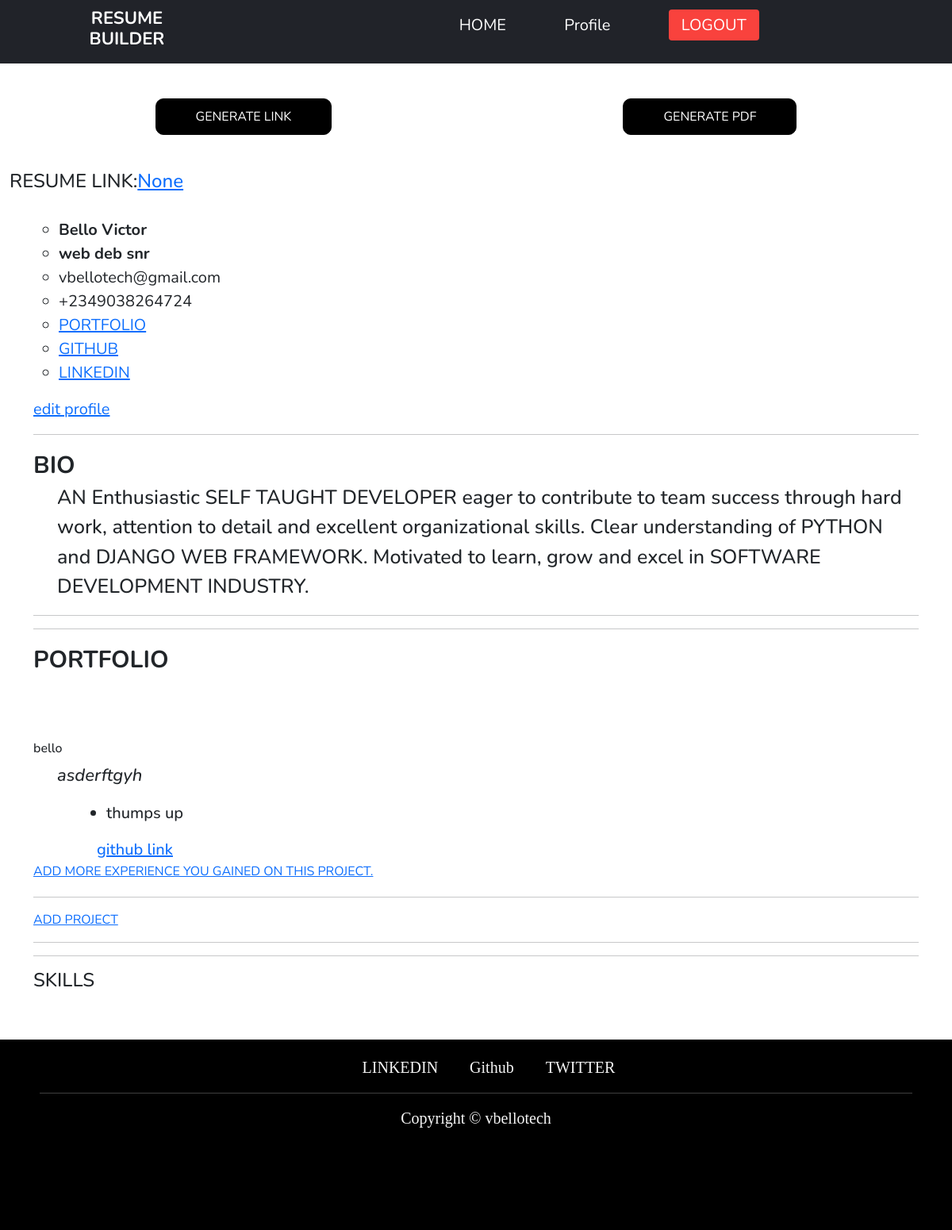
Before: /resume/2/preview/ (signed in) with the older database file.
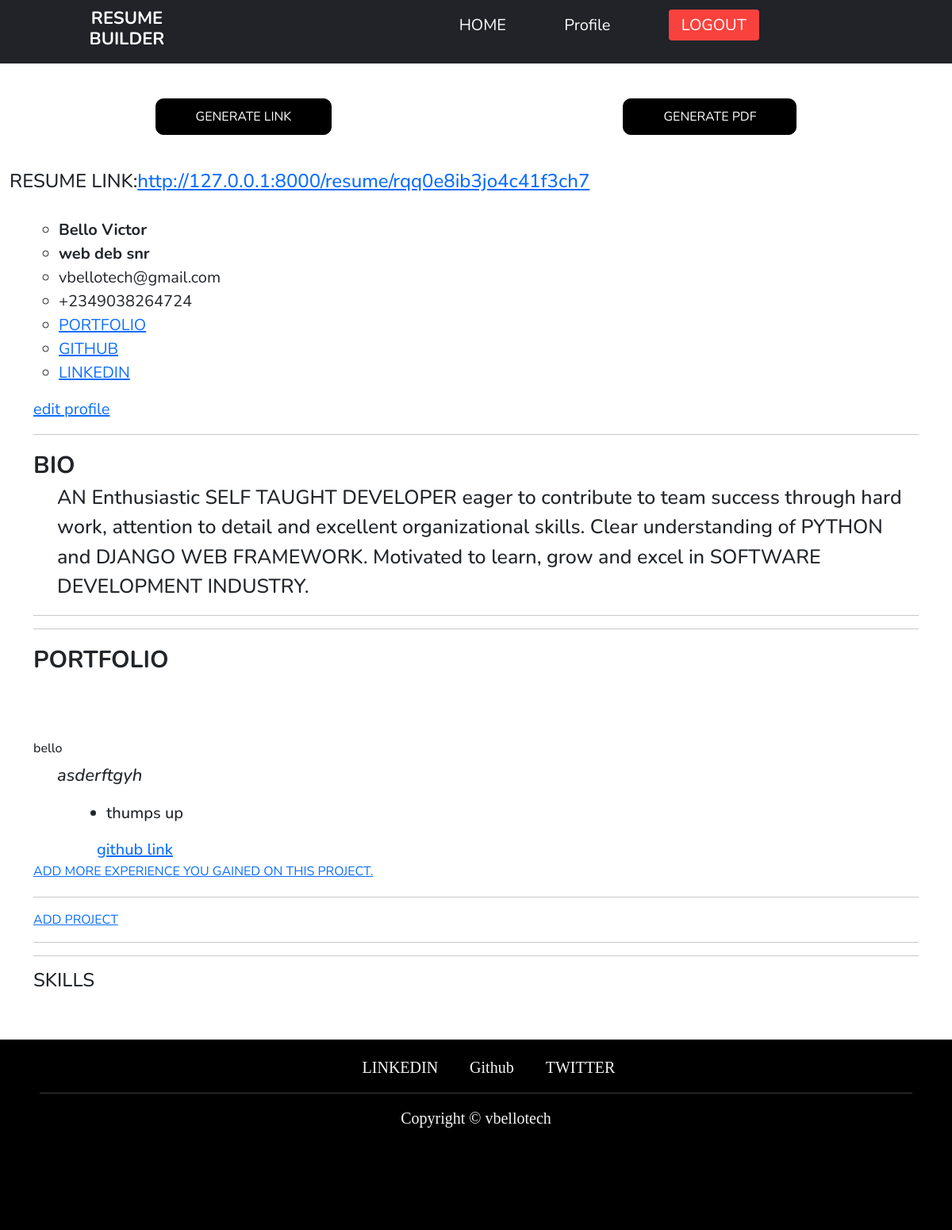
After: the same page with the newer database file.
### resume/models.py (models this page shows, shortened)
class Resume(models.Model):
    user = models.ForeignKey('auth.user', on_delete=models.CASCADE)
    name = models.CharField(max_length=60)
    resume_link = models.URLField(blank=True, null=True)
    skills = models.ManyToManyField("Tech", related_name="techskill", blank=True)
    slug = models.SlugField(default=create_code())
    def add_project(self):
        return reverse("resume:add_project", kwargs={
            'pk': self.pk,
        })

class Userprofile(models.Model):
    user = models.OneToOneField('auth.user', on_delete=models.CASCADE)
    phone = PhoneNumberField(blank=True, null=True)
    bio = models.TextField(blank=True, null=True)
    portfolio = models.URLField(blank=True, null=True)
    github = models.URLField(blank=True, null=True)
    linkedin = models.URLField(blank=True, null=True)
    has_profile = models.BooleanField(default=False, blank=True, null=True)
    created_date = models.DateTimeField(default=timezone.now)

class Project(models.Model):
    user = models.ForeignKey('auth.user', on_delete=models.CASCADE)
    resume = models.ForeignKey('Resume', related_name="resume", null=True, on_delete=models.CASCADE)
    name = models.CharField(max_length=60)
    description = models.CharField(max_length=250, blank=False, null=False)
    github = models.URLField(blank=True, null=True)
    link = models.URLField(blank=True, null=True)
    date_added = models.DateTimeField(default=timezone.now)

class Experience(models.Model):
    project = models.ForeignKey('Project', related_name="project", on_delete=models.CASCADE)
    user = models.ForeignKey('auth.user', related_name="experience_gainer", on_delete=models.CASCADE)
    body = models.CharField(max_length=500, blank=False, null=False)
    date_added = models.DateTimeField(auto_now_add=True)

### resume/views.py (the view)
# urls.py: path('resume/<int:pk>/preview/', ResumePreviewView.as_view(), name="preview_resume"),
class ResumePreviewView(View, LoginRequiredMixin):
    def get(self, request, pk,  *args, **kwargs):
        mainuser = User.objects.get(username=request.user)
        userprofile = Userprofile.objects.get(user=request.user)
        resume = Resume.objects.get(user=self.request.user, pk=pk)
        project = Project.objects.filter(user=request.user, resume=resume)
        work = Work.objects.filter(user=request.user, resume=resume)
        education = Education.objects.filter(user=request.user, resume=resume)
        context =  {
            'user':mainuser,
            'userp':userprofile,
            'resume':resume,
            'projects':project,
            'works':work,
            'education':education,
        }
        return render (self.request, 'resume/resume_review.html', context)

### templates/resume/resume_review.html (shortened to what this page needs)
{% extends 'base.html' %}
{% load static %}
{% block content %}
<br>
                 <div class="spread">
                    <a href="{% url 'resume:generate_link' pk=resume.pk %}">GENERATE LINK</a>
                   <a href="{% url 'resume:generate_pdf' pk=resume.pk %}">GENERATE PDF</a>
                </div>
<br>
<h4>RESUME LINK:<a href="{{ resume.resume_link }}">{{ resume.resume_link }}</a></h4>
<br>
<div class="container">
<div class="developer">
            <ul>
                <li class="dev"><b>{{ user.last_name }} {{ user.first_name }}</b></li>
                <li class="dev"><b>{{ resume.name }}</b></li>
                <li>{{ user.email }} </li>
                <li>{{ userp.phone }}</li>
                <li><a href="{{ userp.portfolio }}">PORTFOLIO</a></li>
                <li><a href="{{ userp.github }}">GITHUB </a></li>
                <li><a href="{{ userp.linkedin }}">LINKEDIN</a></li>
            </ul>
    <a href="{% url 'resume:profile_edit' %}">edit profile</a>
        </div>
<hr>
        <div class="resume">
            <span>BIO</span>
            <p>
                  {{ userp.bio|linebreaksbr	}}
            </p>
        </div>
    <hr>
<hr>
    {% if projects %}
        <span class="topic">PORTFOLIO</span>
        {% for project in projects %}
        <div class="portfolio">
           <h1>{{ project.name }}</h1>
           <p>
                <em>{{ project.description|linebreaksbr	}}</em>
            </p>
            <ul>
                {% for item in project.project.all %}
                <li>{{ item.body }}</li>
                {% endfor%}
            </ul>
            <div class="pr_li">
                <a href="{{ project.github }}">github link</a>
            </div>
             <a href="{% url 'resume:add_experience' pk=project.pk %}">ADD MORE EXPERIENCE YOU GAINED ON THIS PROJECT.</a>
        </div>
        <hr>
        {% endfor %}
    <a href="{{ resume.add_project }}">ADD PROJECT</a>
    {% endif %}
<hr>
<hr>
        <div class="tech">
             <h4>SKILLS </h4>
        </div>
    </div>
{% endblock content %}

### templates/base.html (shortened to what this page needs)
<!DOCTYPE html>
<html lang="en">
{% load static %}
<head>
    <link rel="stylesheet" href="{% static 'styling/style.css' %}/">
    <link rel="stylesheet" href="{% static 'styling/bootstrap.css' %}"/>
    <link rel="stylesheet" href="{% static 'styling/bootstrap.min.css' %}"/>
</head>
<body>
    <div class="nav-container">
        <nav class="navbar">
            <h1 id="navbar-logo">RESUME BUILDER</h1>
            <ul class="nav-menu">
                <li><a href="{% url 'resume:home' %}" class="nav-links">HOME</a></li>
                {% if user.is_authenticated %}
                <li><a href="{% url 'resume:user_detail' pk=request.user.pk %}" class="nav-links">Profile</a></li>
                <li><a href="{% url 'resume:logout' %}" class="nav-links nav-links-btn">LOGOUT</a></li>
                {% else %}
                <li><a href="{% url 'resume:login' %}" class="nav-links">Profile</a></li>
                <li><a href="{% url 'resume:login' %}" class="nav-links nav-links-btn">LOGIN</a></li>
                {% endif %}
            </ul>
        </nav>
    </div>
<div class="container-fluid">
    {% block content %}
    {% endblock content %}
</div>
<footer>
        <ul>
            <li>
                <a href="https://www.linkedin.com/in/victor-bello-a36208213/">LINKEDIN</a>
            </li>
            <li>
                <a href="https://github.com/vbello-tech">Github</a>
            </li>
            <li>
                <a href="https://twitter.com/vbello_tech">TWITTER</a>
            </li>
        </ul>
    <hr>
    <p>
        Copyright  ©  vbellotech
    </p>
</footer>
</body>
</html>

### static/styling/style.css (style rules this page uses)
:root { --darkgray: #212329; --brightred: #f9423d; --white: #fff; --lightred: #f9433dcc; }
* { box-sizing: border-box; margin: 0; padding: 0; font-family: "Nunito", sans-serif; }
.nav-container { width: 100%; background-color: var(--darkgray); }
.navbar { display: grid; grid-template-columns: 0.2fr auto 1fr; align-items: center; height: 80px; width: 90%; max-width: 1720px; margin: 0 auto; }
#navbar-logo { color: var(--white); justify-self: start; margin-left: 20px; }
#navbar-logo { cursor: pointer; }
.nav-menu { display: grid; grid-template-columns: repeat(5, auto); list-style: none; text-align: center; width: 70%; justify-self: end; font-size: 20px; }
.nav-links { color: white; text-decoration: none; }
.nav-links-btn { background-color: var(--brightred); padding: 6px 16px; border-radius: 4px; }
h1 { text-align: center; align-items: center; margin-top: 80px; font-size: 1em; }
.spread { display: flex; align-items: center; justify-content: space-around; margin: 20px 0; }
.spread a { background-color: black; color: #ffffff; border-radius: 10px; -webkit-transition: all 0.3s; padding: 10px 50px; transition: all 0.3s; border: 1px solid black; text-decoration: none; cursor: pointer; }
footer { width: 100%; background-color: black; height: 30vh; color: white; align-items: center; padding: 20px 50px; bottom: 0; margin-top: 60px; }
footer ul { display: flex; justify-content: center; align-content: space-between; }
footer ul li { list-style: none; font-size: 20px; }
footer ul li a { text-decoration: none; color:whitesmoke; font-family: Georgia, 'Times New Roman', Times, serif; cursor: pointer; border-radius: 20px 40px; padding-left: 20px; padding-right: 20px; width: auto; height: auto; transition: ease-in-out 0.5s; }
footer p { color:whitesmoke; font-size: 20px; text-decoration: none; font-family: Georgia, 'Times New Roman', Times, serif; text-align: center; padding-bottom: 2px; }
.developer { font-size: 20px; }
.developer ul li { list-style: circle; }
.resume span { font-size: 30px; font-weight: 700; }
.topic { font-size: 30px; font-weight: 700; }
.resume p { font-size: 25px; font-weight: 500; margin-left: 30px; }
.portfolio { margin: 20px 0; }
.portfolio h1 { text-align: left; }
.portfolio p { text-align: left; font-size: 22px; font-weight: 500; margin-left: 30px; }
.portfolio ul { text-align: left; font-size: 20px; font-weight: 500; margin-left: 60px; }
.portfolio .pr_li { text-align: left; font-size: 20px; font-weight: 500; margin-left: 80px; }
.portfolio .pr_li a { margin-right: 40px; }

Changed rows visible on the page:
changed Resume "web deb snr": resume_link "None" → "http://127.0.0.1:8000/resume/rqq0e8ib3jo4c41f3ch7"
